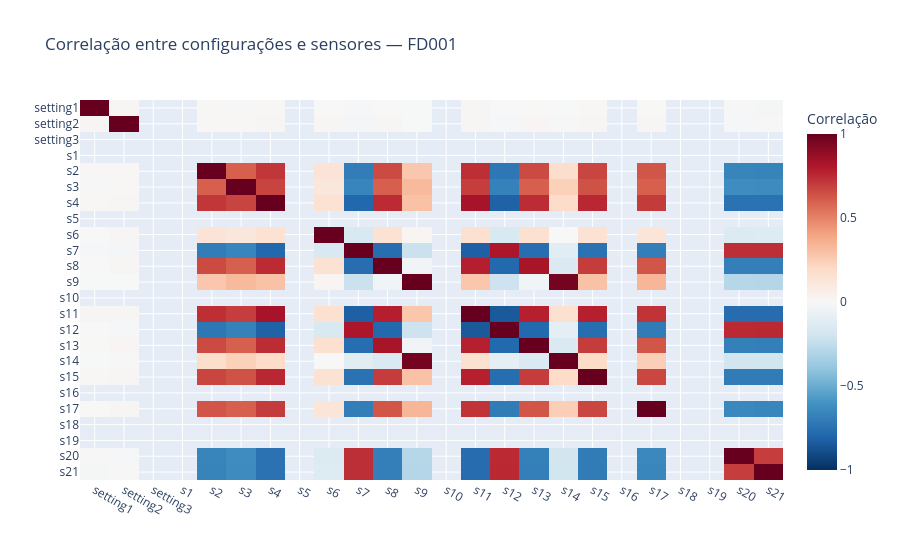

The code cell stored with this chart in its notebook:
### Markdown cell above
## 3. Correlação entre sinais

A correlação de Pearson mede se dois sinais tendem a aumentar ou diminuir juntos (Pearson, 1895). Ela não demonstra que um sensor causa o comportamento do outro; apenas resume uma associação linear observada nos dados. Neste caso, a matriz será utilizada para identificar sinais potencialmente redundantes e orientar uma futura comparação de atributos.

### Code cell
corr_fd001 = correlation_matrix(fd001)
fig = px.imshow(corr_fd001, color_continuous_scale='RdBu_r', zmin=-1, zmax=1,
                aspect='auto', labels={'color': 'Correlação'},
                title=lang({'title': 'Correlação entre configurações e sensores — FD001'})['title'])
fig.show()

### Figure 1 — Plotly figure (JSON) as saved in the notebook; plotly's stock layout.template omitted (floating-point values rounded to 4 significant figures; data arrays with more than 128 entries replaced by an {"elided": "..."} marker saying what was removed)
{"data": [{"coloraxis": "coloraxis", "hovertemplate": "x: %{x}<br>y: %{y}<br>Correlação: %{z}<extra></extra>", "name": "0", "type": "heatmap", "x": ["setting1", "setting2", "setting3", "s1", "s2", "s3", "s4", "s5", "s6", "s7", "s8", "s9", "s10", "s11", "s12", "s13", "s14", "s15", "s16", "s17", "s18", "s19", "s20", "s21"], "xaxis": "x", "y": ["setting1", "setting2", "setting3", "s1", "s2", "s3", "s4", "s5", "s6", "s7", "s8", "s9", "s10", "s11", "s12", "s13", "s14", "s15", "s16", "s17", "s18", "s19", "s20", "s21"], "yaxis": "y", "z": {"elided": "24x24 float values"}}], "layout": {"coloraxis": {"autocolorscale": false, "cmax": 1, "cmin": -1, "colorbar": {"title": {"text": "Correlação"}}, "colorscale": [[0, "rgb(5,48,97)"], [0.1, "rgb(33,102,172)"], [0.2, "rgb(67,147,195)"], [0.3, "rgb(146,197,222)"], [0.4, "rgb(209,229,240)"], [0.5, "rgb(247,247,247)"], [0.6, "rgb(253,219,199)"], [0.7, "rgb(244,165,130)"], [0.8, "rgb(214,96,77)"], [0.9, "rgb(178,24,43)"], [1, "rgb(103,0,31)"]]}, "title": {"text": "Correlação entre configurações e sensores — FD001"}, "xaxis": {"anchor": "y", "domain": [0, 1]}, "yaxis": {"anchor": "x", "autorange": "reversed", "domain": [0, 1]}}}
